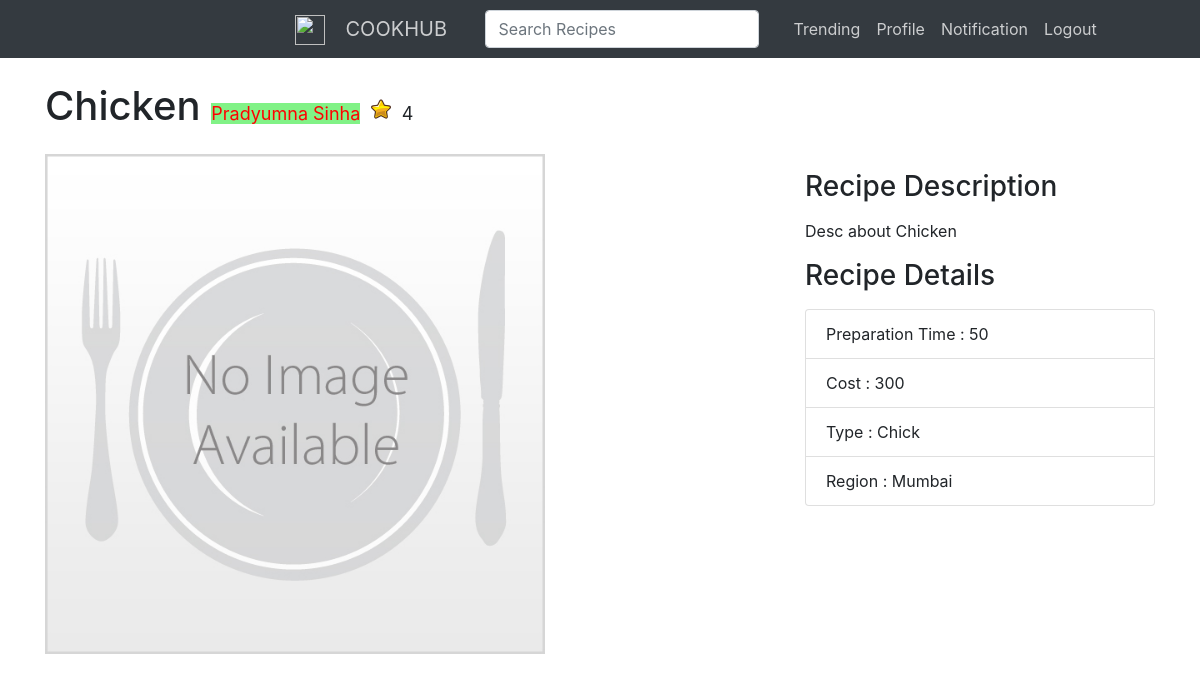
The page /recipe/1 (signed in) on the database its author committed.
### dbrun.py (models this page shows)
class Cooks(db.Model):
	id = db.Column(db.Integer , primary_key = True, autoincrement=True)
	name = db.Column(db.String(30),nullable=False)
	preptime = db.Column(db.Integer,nullable=False)
	ctype = db.Column(db.String(30),nullable=False)
	cost = db.Column(db.Integer,nullable=False)
	region = db.Column(db.String(30),nullable=False)
	public = db.Column(db.String(1),nullable=False)
	image = db.Column(db.String(300))
	description = db.Column(db.String(200) , default='None Provided.')
	star = db.Column(db.Integer, default=0)
	stages = db.relationship('Stages',backref='cook',lazy=True)
	personid = db.Column(db.Integer,db.ForeignKey('person.id'),nullable=False)

class Person(db.Model):
	id = db.Column(db.Integer , primary_key = True )
	email = db.Column(db.String(80), unique=True)
	password = db.Column(db.String(30),nullable=False)
	name = db.Column(db.String(30),nullable=False)
	location = db.Column(db.String(30),nullable=False)
	recruitment = db.Column(db.String(1),nullable=False)
	age = db.Column(db.Integer,nullable=False)
	gender = db.Column(db.String(1),nullable=False)
	expertise = db.Column(db.String(15),nullable=False)
	image = db.Column(db.String(300))
	mycooks = db.relationship('Cooks', backref='person', lazy=True)

### main.py (the view)
@app.route('/recipe/<id>')
@login_required
def recipe(id):
	cook = Cooks.query.filter_by(id=id).first()
	person = Person.query.filter_by(id=cook.personid).first()
	return render_template('after_login/recipe.html', cook = cook , person = person)

### main.py (called while the page is built)
def login_required(f):
    @wraps(f)
    def decorated_function(*args, **kwargs):
        if g.user is None:
        	flash('Login Required!')
        	return redirect(url_for('home'))
        return f(*args, **kwargs)
    return decorated_function

@app.before_request
def before_request():
	g.user = None
	if 'user' in session :
		g.user = session['user']

@app.after_request
def add_header(response):
	response.headers['Cache-Control'] = 'no-cache, no-store, must-revalidate'
	response.headers['Pragma'] = 'no-cache'
	response.headers['X-UA-Compatible'] = 'IE=Edge,chrome=1'
	if ('Cache-Control' not in response.headers):
		response.headers['Cache-Control'] = 'public, max-age=600'
	return response

### templates/after_login/recipe.html (shortened to what this page needs)
{% extends "after_login/layout.html" %}
{% block body %}
<div class="container">
      <h1 class="my-4" style="text-color:#343a40;">{{ cook.name }}
        <a href="{{ url_for('profile_page', id=person.id) }}"><small style="font-size:18px;background:#81f286;">{{ person.name }}</small></a>
	<img src="{{ url_for('static',filename='star.svg') }}" style="height:20px;" >
	<small style="font-size:18px;">{{ cook.star }}</small>
      </h1>
      <div class="row">
        <div class="col-md-8">
          <img class="img-fluid" src="{{ cook.image }}" alt="" style="height:500px;">
        </div>
        <div class="col-md-4">
          <h3 class="my-3">Recipe Description</h3>
          <p>{{ cook.description }}</p>
          <h3 class="my-3">Recipe Details</h3>
          <ul class="list-group">
            <li class="list-group-item">Preparation Time : {{ cook.preptime }}</li>
            <li class="list-group-item">Cost : {{ cook.cost }}</li>
            <li class="list-group-item">Type : {{ cook.ctype }}</li>
            <li class="list-group-item">Region : {{ cook.region }}</li>
          </ul>
        </div>
      </div>
    </div>
{% endblock %}

### static/after_login/indexcss.css (style rules this page uses)
a { color: red ; }

### rows shown on the page
Cooks: name "Chicken", star "4", image (placeholder picture), description "Desc about Chicken", preptime "50", cost "300", ctype "Chick", region "Mumbai"
Person: name "Pradyumna Sinha"
